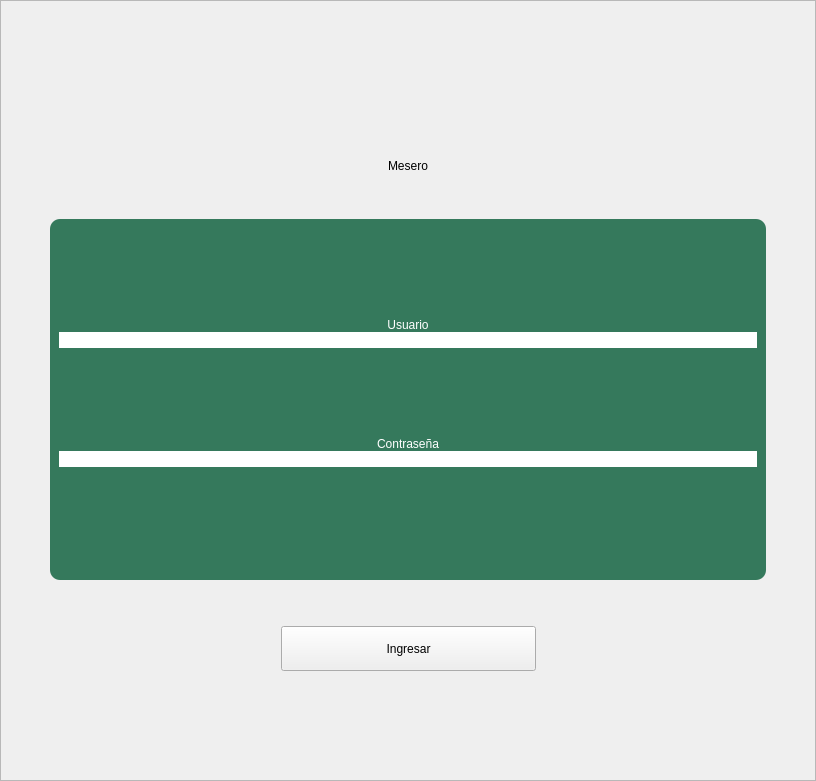
         <widget class="QWidget" name="pgLoginMesero">
          <layout class="QVBoxLayout" name="verticalLayout_11">
           <property name="spacing">
            <number>0</number>
           </property>
           <property name="leftMargin">
            <number>0</number>
           </property>
           <property name="topMargin">
            <number>0</number>
           </property>
           <property name="rightMargin">
            <number>0</number>
           </property>
           <property name="bottomMargin">
            <number>0</number>
           </property>
           <item>
            <widget class="QFrame" name="frame_3">
             <property name="frameShape">
              <enum>QFrame::StyledPanel</enum>
             </property>
             <property name="frameShadow">
              <enum>QFrame::Raised</enum>
             </property>
             <layout class="QVBoxLayout" name="verticalLayout_9">
              <item>
               <layout class="QHBoxLayout" name="horizontalLayout_11">
                <item>
                 <spacer name="horizontalSpacer_20">
                  <property name="orientation">
                   <enum>Qt::Horizontal</enum>
                  </property>
                  <property name="sizeHint" stdset="0">
                   <size>
                    <width>40</width>
                    <height>20</height>
                   </size>
                  </property>
                 </spacer>
                </item>
                <item>
                 <widget class="QLabel" name="label_13">
                  <property name="minimumSize">
                   <size>
                    <width>180</width>
                    <height>143</height>
                   </size>
                  </property>
                  <property name="maximumSize">
                   <size>
                    <width>180</width>
                    <height>143</height>
                   </size>
                  </property>
                  <property name="text">
                   <string/>
                  </property>
                  <property name="pixmap">
                   <pixmap>Imagenes/mesero.png</pixmap>
                  </property>
                  <property name="scaledContents">
                   <bool>true</bool>
                  </property>
                 </widget>
                </item>
                <item>
                 <spacer name="horizontalSpacer_21">
                  <property name="orientation">
                   <enum>Qt::Horizontal</enum>
                  </property>
                  <property name="sizeHint" stdset="0">
                   <size>
                    <width>40</width>
                    <height>20</height>
                   </size>
                  </property>
                 </spacer>
                </item>
               </layout>
              </item>
              <item>
               <widget class="QLabel" name="label_14">
                <property name="styleSheet">
                 <string notr="true">font: 87 40px &quot;Arial Black&quot;;</string>
                </property>
                <property name="text">
                 <string>Mesero</string>
                </property>
                <property name="alignment">
                 <set>Qt::AlignCenter</set>
                </property>
               </widget>
              </item>
              <item>
               <spacer name="verticalSpacer_15">
                <property name="orientation">
                 <enum>Qt::Vertical</enum>
                </property>
                <property name="sizeHint" stdset="0">
                 <size>
                  <width>20</width>
                  <height>40</height>
                 </size>
                </property>
               </spacer>
              </item>
              <item>
               <layout class="QHBoxLayout" name="horizontalLayout_12">
                <item>
                 <spacer name="horizontalSpacer_22">
                  <property name="orientation">
                   <enum>Qt::Horizontal</enum>
                  </property>
                  <property name="sizeHint" stdset="0">
                   <size>
                    <width>40</width>
                    <height>20</height>
                   </size>
                  </property>
                 </spacer>
                </item>
                <item>
                 <widget class="QFrame" name="frame_5">
                  <property name="minimumSize">
                   <size>
                    <width>716</width>
                    <height>361</height>
                   </size>
                  </property>
                  <property name="maximumSize">
                   <size>
                    <width>716</width>
                    <height>361</height>
                   </size>
                  </property>
                  <property name="styleSheet">
                   <string notr="true">background-color: #35795c;
font: 87 17pt &quot;Arial Black&quot;;
color: rgb(255, 255, 255);
border-radius:10px;</string>
                  </property>
                  <property name="frameShape">
                   <enum>QFrame::StyledPanel</enum>
                  </property>
                  <property name="frameShadow">
                   <enum>QFrame::Raised</enum>
                  </property>
                  <layout class="QVBoxLayout" name="verticalLayout_10">
                   <property name="spacing">
                    <number>0</number>
                   </property>
                   <item>
                    <spacer name="verticalSpacer_16">
                     <property name="orientation">
                      <enum>Qt::Vertical</enum>
                     </property>
                     <property name="sizeHint" stdset="0">
                      <size>
                       <width>20</width>
                       <height>40</height>
                      </size>
                     </property>
                    </spacer>
                   </item>
                   <item>
                    <widget class="QLabel" name="label_15">
                     <property name="text">
                      <string>Usuario</string>
                     </property>
                     <property name="alignment">
                      <set>Qt::AlignCenter</set>
                     </property>
                    </widget>
                   </item>
                   <item>
                    <widget class="QLineEdit" name="usuarioMesero">
                     <property name="styleSheet">
                      <string notr="true">background-color: rgb(255, 255, 255);
color: rgb(0, 0, 0);</string>
                     </property>
                    </widget>
                   </item>
                   <item>
                    <spacer name="verticalSpacer_17">
                     <property name="orientation">
                      <enum>Qt::Vertical</enum>
                     </property>
                     <property name="sizeHint" stdset="0">
                      <size>
                       <width>20</width>
                       <height>20</height>
                      </size>
                     </property>
                    </spacer>
                   </item>
                   <item>
                    <widget class="QLabel" name="label_16">
                     <property name="text">
                      <string>Contraseña</string>
                     </property>
                     <property name="alignment">
                      <set>Qt::AlignCenter</set>
                     </property>
                    </widget>
                   </item>
                   <item>
                    <widget class="QLineEdit" name="contrasenaMesero">
                     <property name="styleSheet">
                      <string notr="true">background-color: rgb(255, 255, 255);
color: rgb(0, 0, 0);</string>
                     </property>
                     <property name="text">
                      <string/>
                     </property>
                    </widget>
                   </item>
                   <item>
                    <spacer name="verticalSpacer_18">
                     <property name="orientation">
                      <enum>Qt::Vertical</enum>
                     </property>
                     <property name="sizeHint" stdset="0">
                      <size>
                       <width>20</width>
                       <height>40</height>
                      </size>
                     </property>
                    </spacer>
                   </item>
                   <item>
                    <widget class="QLabel" name="labelInfoLgMesero">
                     <property name="minimumSize">
                      <size>
                       <width>100</width>
                       <height>0</height>
                      </size>
                     </property>
                     <property name="styleSheet">
                      <string notr="true">font: 87 14pt &quot;Arial Black&quot;;</string>
                     </property>
                     <property name="text">
                      <string/>
                     </property>
                     <property name="alignment">
                      <set>Qt::AlignCenter</set>
                     </property>
                    </widget>
                   </item>
                  </layout>
                 </widget>
                </item>
                <item>
                 <spacer name="horizontalSpacer_23">
                  <property name="orientation">
                   <enum>Qt::Horizontal</enum>
                  </property>
                  <property name="sizeHint" stdset="0">
                   <size>
                    <width>40</width>
                    <height>20</height>
                   </size>
                  </property>
                 </spacer>
                </item>
               </layout>
              </item>
              <item>
               <spacer name="verticalSpacer_19">
                <property name="orientation">
                 <enum>Qt::Vertical</enum>
                </property>
                <property name="sizeHint" stdset="0">
                 <size>
                  <width>20</width>
                  <height>40</height>
                 </size>
                </property>
               </spacer>
              </item>
              <item>
               <layout class="QHBoxLayout" name="horizontalLayout_13">
                <item>
                 <spacer name="horizontalSpacer_24">
                  <property name="orientation">
                   <enum>Qt::Horizontal</enum>
                  </property>
                  <property name="sizeHint" stdset="0">
                   <size>
                    <width>40</width>
                    <height>20</height>
                   </size>
                  </property>
                 </spacer>
                </item>
                <item>
                 <widget class="QPushButton" name="btnIngresarMesero">
                  <property name="minimumSize">
                   <size>
                    <width>255</width>
                    <height>45</height>
                   </size>
                  </property>
                  <property name="maximumSize">
                   <size>
                    <width>255</width>
                    <height>45</height>
                   </size>
                  </property>
                  <property name="text">
                   <string>Ingresar</string>
                  </property>
                 </widget>
                </item>
                <item>
                 <spacer name="horizontalSpacer_25">
                  <property name="orientation">
                   <enum>Qt::Horizontal</enum>
                  </property>
                  <property name="sizeHint" stdset="0">
                   <size>
                    <width>40</width>
                    <height>20</height>
                   </size>
                  </property>
                 </spacer>
                </item>
               </layout>
              </item>
              <item>
               <spacer name="verticalSpacer_20">
                <property name="orientation">
                 <enum>Qt::Vertical</enum>
                </property>
                <property name="sizeHint" stdset="0">
                 <size>
                  <width>20</width>
                  <height>100</height>
                 </size>
                </property>
               </spacer>
              </item>
             </layout>
            </widget>
           </item>
          </layout>
         </widget>
